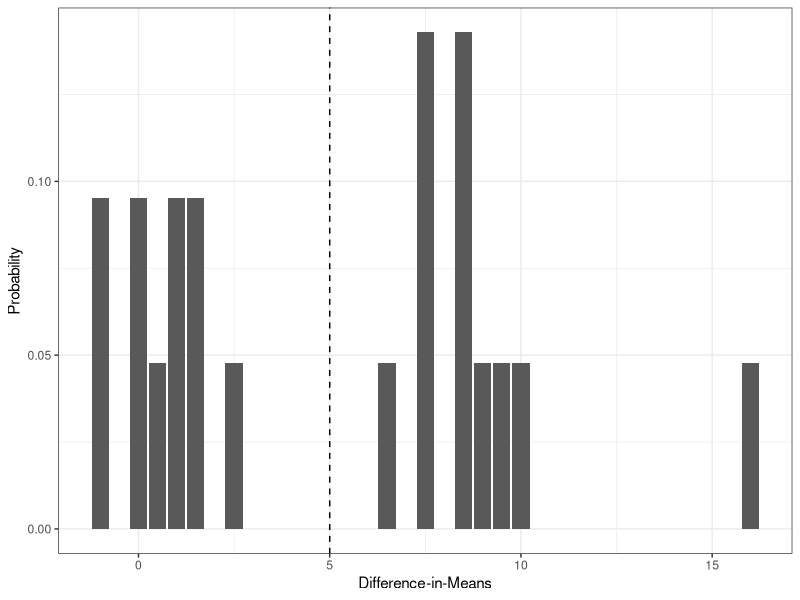

This chart was generated by the following R code:
# setwd(dirname(rstudioapi::getActiveDocumentContext()$path))
rm(list = ls())

## Complete random assignment
n <- 7
n_1_cra <- 2

y_c <- c(10, 15, 20, 20, 10, 15, 15)
y_t <- c(15, 15, 30, 15, 20, 15, 30)
tau <- y_t - y_c
ATE <- mean(tau)

## Don't worry about understanding this line of code
## Just note that it generates all 21 possible assignments
Omega_cra <- apply(X = combn(x = n,
                             m = n_1_cra,
                             simplify = TRUE),
                   MARGIN = 2,
                   FUN = function(x) as.integer(1:n %in% x))

## Assumes uniform random assignment
probs_cra <- rep(x = 1/ncol(Omega_cra), times = ncol(Omega_cra))

## generate observed outcome for each of 21 possible assignments
obs_outs_cra <- sapply(X = 1:ncol(Omega_cra),
                       FUN = function(x) Omega_cra[,x] * y_t + (1 - Omega_cra[,x]) * y_c )

## calculate estimate for each of 21 possible realizations of data
ests_cra <- sapply(X = 1:ncol(Omega_cra),
               FUN = function(x) { mean(obs_outs_cra[,x][which(Omega_cra[,x] == 1)]) - mean(obs_outs_cra[,x][which(Omega_cra[,x] == 0)]) })

## unbiased
sum(ests_cra * probs_cra)

## create dataframe for plot
cra_dist_est_data <- data.frame(est = ests_cra, 
                                prob = probs_cra)

library(ggplot2)
cra_est_dist_plot <- ggplot(data = cra_dist_est_data,
                            mapping = aes(x = est,
                                          y = prob)) +
  geom_bar(stat = "identity") +
  geom_vline(xintercept = sum(ests_cra * probs_cra),
             linetype = "dashed") +
  theme_bw() +
  xlab(label = "Difference-in-Means") +
  ylab(label = "Probability")

cra_est_dist_plot

ggsave(plot = cra_est_dist_plot,
       file = "cra_est_dist_plot.pdf",
       width = 6,
       height = 4,
       units = "in",
       dpi = 600)

## Simple random assignment
## n_1 can now range from 0 to 7
n_1_sra <- 0:7

## Again, don't worry about the code to follow
Omega_sra <- lapply(X = n_1_sra,
                    FUN = function(x) { apply(X = combn(x = n,
                                                        m = x,
                                                        simplify = TRUE),
                                              MARGIN = 2,
                                              FUN = function(x) as.integer(1:n %in% x)) })

Omega_sra <- do.call(what = "cbind", args = Omega_sra)

## assumes uniform random assignment
probs_sra <- rep(x = 1/ncol(Omega_sra), times = ncol(Omega_sra))

## generate observed outcomes for each possible assignment
obs_outs_sra <- sapply(X = 1:ncol(Omega_sra),
                       FUN = function(x) Omega_sra[,x] * y_t + (1 - Omega_sra[,x]) * y_c )

## generate estimates for each realization of data
ests_sra <- sapply(X = 1:ncol(Omega_sra),
               FUN = function(x) { mean(obs_outs_sra[,x][which(Omega_sra[,x] == 1)]) - mean(obs_outs_sra[,x][which(Omega_sra[,x] == 0)]) })

## why are we getting an error?
sum(ests_sra * probs_sra)

## Check number of treated and control units under each possible assignment
n_1s <- apply(X = Omega_sra, MARGIN = 2, FUN = sum)
n_0s <- apply(X = 1 - Omega_sra, MARGIN = 2, FUN = sum)

## remove assignments in which 0 treated units or 0 control units
cond_Omega_sra <- Omega_sra[,-which(n_1s == 0 | n_0s == 0)]
cond_probs_sra <- rep(x = 1/ncol(cond_Omega_sra), times = ncol(cond_Omega_sra)) ## alternatively, probs_sra[-which(n_1s == 0 | n_0s == 0)]/sum(probs_sra[-which(n_1s == 0 | n_0s == 0)])

## generate observed outcomes over possible assignments conditional
## on there being at least one treated and control unit
cond_obs_outs_sra <- sapply(X = 1:ncol(cond_Omega_sra),
                            FUN = function(x) cond_Omega_sra[,x] * y_t + (1 - cond_Omega_sra[,x]) * y_c )

## calculate estimate for each possible realization of data
cond_ests_sra <- sapply(X = 1:ncol(cond_Omega_sra),
                   FUN = function(x) { mean(cond_obs_outs_sra[,x][which(cond_Omega_sra[,x] == 1)]) - mean(cond_obs_outs_sra[,x][which(cond_Omega_sra[,x] == 0)]) })

## Now unbiased
sum(cond_ests_sra * cond_probs_sra)

## Consistency
asymp_ests <- function(.y_c,
                       .y_t,
                       .prop_t,
                       .h){
  
  y_c = c(.y_c, rep(x = .y_c, times = .h - 1))
  
  y_t = c(.y_t, rep(x = .y_t, times = .h - 1))
  
  Omega = apply(X = combn(x = length(y_c),
                          m = length(y_c) * .prop_t,
                          simplify = TRUE),
                MARGIN = 2,
                FUN = function(x) as.integer(1:(length(y_c)) %in% x))
  
  obs_pot_outs = sapply(X = 1:ncol(Omega),
                        FUN = function(x) { y_t * Omega[,x] + y_c * (1 - Omega[,x]) })
  
  diff_means_ests = sapply(X = 1:ncol(Omega),
                           FUN = function(x) { mean(obs_pot_outs[,x][Omega[,x] == 1]) -
                               mean(obs_pot_outs[,x][Omega[,x] == 0]) })
  
  return(list(Omega, obs_pot_outs, diff_means_ests))
  
}

asymp_ests_h_1_3 <- lapply(X = 1:3,
                           FUN = function(x) { asymp_ests(.y_c = y_c,
                                                          .y_t = y_t,
                                                          .prop_t = (2/7),
                                                          .h = x)})

asym_ests_data <- data.frame(ests = c(asymp_ests_h_1_3[[1]][[3]], asymp_ests_h_1_3[[2]][[3]], asymp_ests_h_1_3[[3]][[3]]),
                             h = as.factor(c(rep(x = 1, times = length(asymp_ests_h_1_3[[1]][[3]])),
                                             rep(x = 2, times = length(asymp_ests_h_1_3[[2]][[3]])),
                                             rep(x = 3, times = length(asymp_ests_h_1_3[[3]][[3]])))))

levels(asym_ests_data$h) <- c("h = 1",
                              "h = 2",
                              "h = 3",
                              "h = 4")

asymp_ests_plot <- ggplot(data = asym_ests_data,
                          mapping = aes(x = ests, y = (..count..)/sum(..count..))) +
  geom_histogram(data = subset(x = asym_ests_data,
                               subset = h == "h = 1"),
                 binwidth = (1/3)) +
  geom_histogram(data = subset(x = asym_ests_data,
                               subset = h == "h = 2"),
                 binwidth = (1/3)) +
  geom_histogram(data = subset(x = asym_ests_data,
                               subset = h == "h = 3"),
                 binwidth = (1/3)) +
  geom_vline(xintercept = mean(y_t) - mean(y_c),
             linetype = "dashed") +
  xlab(label = "Difference-in-Means estimates") +
  ylab(label = "Probability") +
  theme_bw() +
  facet_wrap(facets = .~ h,
             nrow = 1,
             ncol = 4,
             scales = "free") 

ggsave(plot = asymp_ests_plot,
       file = "asymp_ests_plot.pdf",
       width = 6,
       height = 4,
       units = "in",
       dpi = 600)
